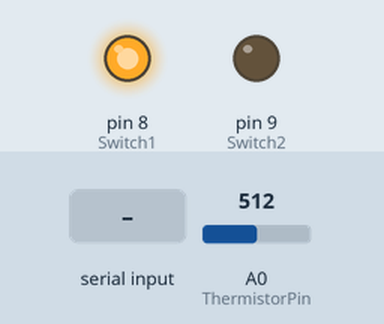
A sketch run on a simulated Arduino Uno, built with avr-gcc and run on an emulated ATmega328P. Shown: output pins drawn as LEDs (lit = HIGH). The test bench sets the inputs (shaded band); at power-on: A0 (ThermistorPin) = 512. What the sketch prints to the serial monitor is not drawn.

Above: at 1.4 s.
1.5 s: A0 (ThermistorPin) set to 225
3.6 s: A0 (ThermistorPin) set to 193
At 4.5 s:
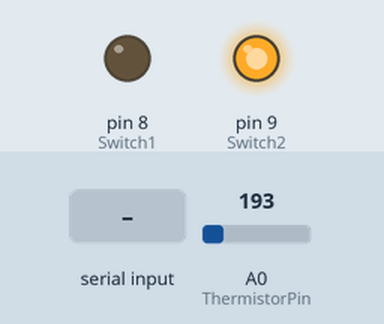
7.1 s: "_full_" received over the second serial link
At 8.0 s:
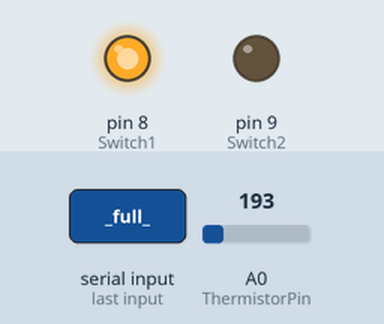
9.5 s: "_low_" received over the second serial link
At 10.6 s:
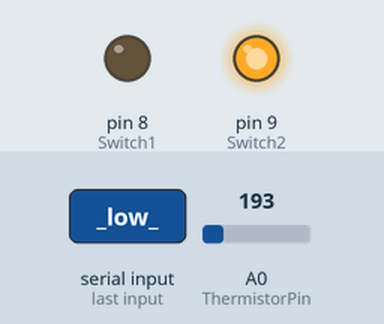
11.1 s: A0 (ThermistorPin) set to 306
At 13.1 s:
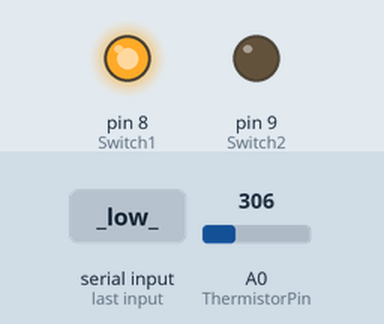
Timing chart, 0 to 14.6 s (numbered marks = the images above; inputs shaded):
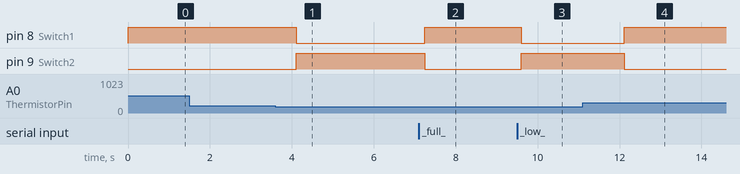

The sketch:

TemperatureControlSwitch.ino
```cpp
#include <EEPROM.h>
#include <SoftwareSerial.h>

const float DEFAULT_TEMP = 50;
float MaxTemp = DEFAULT_TEMP;
float MinTemp = DEFAULT_TEMP;
const int Switch1 = 8;
const int Switch2 = 9;
const int Minaddr = 10; //lets write at address 10
const int Maxaddr = 30; //lets write at address 10
float currentTemp = 0;

SoftwareSerial mySerial(3, 4); // RX, TX
//////////////////////////Soft_Serial variables///////////////////
char aMessage[200];                               // to hold the message received
char cha;                                         // for reading char one at a time
byte messageSize;                                 // to hold the received message sixe

//////////////////////////Temp variable//////////////////////////

int ThermistorPin = A0;//The Analogue pin where the thermistor is connected
int Vo;
float R1 = 1000;
float logR2, R2, T, Tc, Tf;
float c1 = 1.009249522e-03, c2 = 2.378405444e-04, c3 = 2.019202697e-07;
boolean isbatteryfull = false;


//////////////////////////////Printing without delay variables//////////////////////

unsigned long previousMillis = 0;
// constants won't change:
const long interval = 2000;

/////////////////////////////////

void setup() {
  pinMode(Switch1, OUTPUT);
  pinMode(Switch2, OUTPUT);

  SwitchOff();//TurnOff the switch
  Serial.begin(9600);
  mySerial.begin(9600);
  MyPrint("Started");

  MinTemp = readFloat(Minaddr);
  MaxTemp = readFloat(Maxaddr);
  PrintMaxMinTemp();
  currentTemp = measureTemp();
  MyTagPrintFloat("Current Tempt: ", currentTemp);

}

void loop() {

  //////////////READ SOFTWARE SERIAL////////////////
  if (mySerial.available()) {
    for (int c = 0; c <= 99; c++) aMessage[c] = 0;    // clear aMessage in prep for new message
    messageSize = 0;                                  // set message size to zero

    while (mySerial.available()) {                    // loop through while data is available
      cha = mySerial.read();                  // get character
      aMessage[messageSize] = cha;            // append to aMessage
      messageSize++;                          // bump message size
      delay(20);                              // just to slow the reads down a bit
    } // while

    aMessage[messageSize] = '\0';                     // set last character to a null
    // and then the message
    String input = String(aMessage);
    if (input.indexOf(",") < 2) {
      if (input.indexOf("_full_") > -1)
      {
        isbatteryfull = true;
        MyPrint("BT:Battery FULL");
        SwitchOff();//turn off the switch as battery is low...
      } else if (input.indexOf("_low_") > -1)
      {
        isbatteryfull = false;
        if (currentTemp > MaxTemp) {
          SwitchOff();
          MyPrint("Battery LOW, but Temp is high");
        } else {
          SwitchOn();
        }
      } else {
        MyPrintWithmsg("BT:Invalid str", aMessage);
      }
    } else {
      float mintemp;
      float maxtemp;
      for (int i = 0; i < input.length(); i++) {
        if (input.substring(i, i + 1) == ",") {
          mintemp = input.substring(0, i).toFloat();
          maxtemp = input.substring(i + 1).toFloat();
          break;
        }
      }
      if (mintemp > 1) {
        writeFloat(Minaddr, mintemp);
      }
      if (maxtemp > 1) {
        writeFloat(Maxaddr, maxtemp);
      }
      MinTemp = readFloat(Minaddr);
      MaxTemp = readFloat(Maxaddr);
      PrintMaxMinTemp();
    }

  } // if available


  unsigned long currentMillis = millis();
  if (currentMillis - previousMillis >= interval) {
    previousMillis = currentMillis;
    currentTemp = measureTemp();
    MyTagPrintFloat("Current Tempt: ", currentTemp);
    if (!isbatteryfull) {
      PrintMaxMinTemp();
      MyPrint("Battery not full");
      if (currentTemp > MaxTemp) {
        SwitchOff();
      }
      if (currentTemp < MinTemp) {
        SwitchOn();
      }
    } else {
      MyPrint("Battery full");
      SwitchOff();
    }
  }


}

//////////////////////////EEPROM/////////////////////

void writeFloat(char add, float floatdata)
{
  String data = String(floatdata);
  int _size = data.length();
  int i;
  for (i = 0; i < _size; i++)
  {
    EEPROM.update(add + i, data[i]);
  }
  EEPROM.update(add + _size, '\0'); //Add termination null character for String Data
}


float readFloat(char add)
{
  int i;
  char data[100]; //Max 100 Bytes
  int len = 0;
  unsigned char k;
  k = EEPROM.read(add);
  while (k != '\0' && len < 500) //Read until null character
  {
    k = EEPROM.read(add + len);
    data[len] = k;
    len++;
    if (len > 30) {
      break;
    }
  }
  data[len] = '\0';
  MyPrintWithmsg("Data:", data);
  float mdata = atof(data);
  MyTagPrintFloat("Float Data:", mdata);

  if (mdata < 1) {
    mdata = DEFAULT_TEMP;
  }
  return mdata;
}

/////////////////////////////////////////////////////////////////////////////////////////////

void SwitchOff() {
  digitalWrite(Switch1, HIGH);
  digitalWrite(Switch2, LOW);
  MyPrint("BT:Turn off");
}

void SwitchOn() {
  digitalWrite(Switch1, LOW);
  digitalWrite(Switch2, HIGH);
  MyPrint("Turn on");
}

///////////////////////////MEASURUING_TEMP/////////////////////////////////////////


float measureTemp() {
  Vo = analogRead(ThermistorPin);
  R2 = R1 * (1023.0 / (float)Vo - 1.0);
  logR2 = log(R2);
  T = (1.0 / (c1 + c2 * logR2 + c3 * logR2 * logR2 * logR2));
  Tc = T - 273.15;
  return Tc;
}

///////////////////////////////////Printing Max Min Temp//////////////////////////////////
void PrintMaxMinTemp() {
  MyTagPrintFloat("Readed Min tempt: ", MinTemp);
  MyTagPrintFloat("Readed Max tempt: ", MaxTemp);
  Serial.println();
  mySerial.println();
}

void MyTagPrint(char* tag, int num) {
  Serial.print(tag);
  Serial.println(num);
  mySerial.print("BT:");
  mySerial.print(tag);
  mySerial.println(num);
}
void MyTagPrintFloat(char* tag, float num) {
  Serial.print(tag);
  Serial.println(num);
  mySerial.print("BT:");
  mySerial.print(tag);
  mySerial.println(num);
}

void MyPrint(char* tag) {
  Serial.println(tag);
  mySerial.print("BT:");
  mySerial.println(tag);
}
void MyPrintWithmsg(char* tag, char* msg) {
  Serial.print(tag);
  Serial.println(msg);
  mySerial.print("BT:");
  mySerial.print(tag);
  mySerial.println(msg);
}
```

Measured:
- the behaviour switches between 207 and 206 on A0 (ThermistorPin) (found by bisection; images 0 and 1)
- after the input at 1.5 s, every drawn part: stays the same
- after the input at 3.6 s, pin 8 (Switch1): HIGH → LOW after 0.51 s; pin 9 (Switch2): LOW → HIGH after 0.51 s
- after the input at 7.1 s, pin 8 (Switch1): LOW → HIGH after 0.14 s; pin 9 (Switch2): HIGH → LOW after 0.14 s
- after the input at 9.5 s, pin 8 (Switch1): HIGH → LOW after 0.10 s; pin 9 (Switch2): LOW → HIGH after 0.10 s
- after the input at 11.1 s, pin 8 (Switch1): LOW → HIGH after 1.0 s; pin 9 (Switch2): HIGH → LOW after 1.0 s
